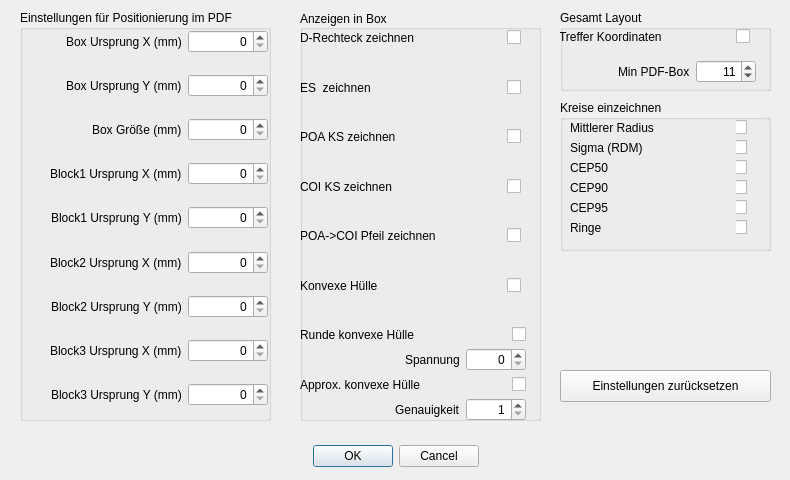
<?xml version="1.0" encoding="UTF-8"?>
<ui version="4.0">
 <class>Einstellungen</class>
 <widget class="QDialog" name="Einstellungen">
  <property name="geometry">
   <rect>
    <x>0</x>
    <y>0</y>
    <width>790</width>
    <height>480</height>
   </rect>
  </property>
  <property name="windowTitle">
   <string>Einstellungen</string>
  </property>
  <property name="modal">
   <bool>true</bool>
  </property>
  <widget class="QDialogButtonBox" name="buttonBox">
   <property name="geometry">
    <rect>
     <x>10</x>
     <y>440</y>
     <width>771</width>
     <height>32</height>
    </rect>
   </property>
   <property name="orientation">
    <enum>Qt::Horizontal</enum>
   </property>
   <property name="standardButtons">
    <set>QDialogButtonBox::Cancel|QDialogButtonBox::Ok</set>
   </property>
   <property name="centerButtons">
    <bool>true</bool>
   </property>
  </widget>
  <widget class="QGroupBox" name="groupBox">
   <property name="geometry">
    <rect>
     <x>20</x>
     <y>10</y>
     <width>251</width>
     <height>411</height>
    </rect>
   </property>
   <property name="title">
    <string>Einstellungen für Positionierung im PDF</string>
   </property>
   <widget class="QWidget" name="layoutWidget">
    <property name="geometry">
     <rect>
      <x>0</x>
      <y>20</y>
      <width>252</width>
      <height>391</height>
     </rect>
    </property>
    <layout class="QVBoxLayout" name="verticalLayout">
     <item>
      <layout class="QFormLayout" name="formLayout">
       <property name="labelAlignment">
        <set>Qt::AlignLeading|Qt::AlignLeft|Qt::AlignVCenter</set>
       </property>
       <property name="formAlignment">
        <set>Qt::AlignRight|Qt::AlignTop|Qt::AlignTrailing</set>
       </property>
       <property name="rightMargin">
        <number>10</number>
       </property>
       <item row="0" column="0">
        <widget class="QLabel" name="label">
         <property name="text">
          <string>Box Ursprung X (mm)</string>
         </property>
        </widget>
       </item>
       <item row="0" column="1">
        <widget class="QSpinBox" name="spinBoxXP">
         <property name="sizePolicy">
          <sizepolicy hsizetype="Maximum" vsizetype="Fixed">
           <horstretch>0</horstretch>
           <verstretch>0</verstretch>
          </sizepolicy>
         </property>
         <property name="minimumSize">
          <size>
           <width>80</width>
           <height>0</height>
          </size>
         </property>
         <property name="maximumSize">
          <size>
           <width>80</width>
           <height>16777215</height>
          </size>
         </property>
         <property name="alignment">
          <set>Qt::AlignRight|Qt::AlignTrailing|Qt::AlignVCenter</set>
         </property>
         <property name="maximum">
          <number>300</number>
         </property>
        </widget>
       </item>
      </layout>
     </item>
     <item>
      <layout class="QFormLayout" name="formLayout_2">
       <property name="labelAlignment">
        <set>Qt::AlignLeading|Qt::AlignLeft|Qt::AlignVCenter</set>
       </property>
       <property name="formAlignment">
        <set>Qt::AlignRight|Qt::AlignTop|Qt::AlignTrailing</set>
       </property>
       <property name="rightMargin">
        <number>10</number>
       </property>
       <item row="0" column="0">
        <widget class="QLabel" name="label_2">
         <property name="text">
          <string>Box Ursprung Y (mm)</string>
         </property>
        </widget>
       </item>
       <item row="0" column="1">
        <widget class="QSpinBox" name="spinBoxYP">
         <property name="sizePolicy">
          <sizepolicy hsizetype="Maximum" vsizetype="Fixed">
           <horstretch>0</horstretch>
           <verstretch>0</verstretch>
          </sizepolicy>
         </property>
         <property name="minimumSize">
          <size>
           <width>80</width>
           <height>0</height>
          </size>
         </property>
         <property name="maximumSize">
          <size>
           <width>80</width>
           <height>16777215</height>
          </size>
         </property>
         <property name="alignment">
          <set>Qt::AlignRight|Qt::AlignTrailing|Qt::AlignVCenter</set>
         </property>
         <property name="maximum">
          <number>300</number>
         </property>
        </widget>
       </item>
      </layout>
     </item>
     <item>
      <layout class="QFormLayout" name="formLayout_4">
       <property name="labelAlignment">
        <set>Qt::AlignLeading|Qt::AlignLeft|Qt::AlignVCenter</set>
       </property>
       <property name="formAlignment">
        <set>Qt::AlignRight|Qt::AlignTop|Qt::AlignTrailing</set>
       </property>
       <property name="rightMargin">
        <number>10</number>
       </property>
       <item row="0" column="0">
        <widget class="QLabel" name="label_4">
         <property name="text">
          <string>Box Größe (mm)</string>
         </property>
        </widget>
       </item>
       <item row="0" column="1">
        <widget class="QSpinBox" name="spinBoxSize">
         <property name="sizePolicy">
          <sizepolicy hsizetype="Maximum" vsizetype="Fixed">
           <horstretch>0</horstretch>
           <verstretch>0</verstretch>
          </sizepolicy>
         </property>
         <property name="minimumSize">
          <size>
           <width>80</width>
           <height>0</height>
          </size>
         </property>
         <property name="maximumSize">
          <size>
           <width>80</width>
           <height>16777215</height>
          </size>
         </property>
         <property name="alignment">
          <set>Qt::AlignRight|Qt::AlignTrailing|Qt::AlignVCenter</set>
         </property>
         <property name="maximum">
          <number>300</number>
         </property>
        </widget>
       </item>
      </layout>
     </item>
     <item>
      <layout class="QFormLayout" name="formLayout_12">
       <property name="labelAlignment">
        <set>Qt::AlignLeading|Qt::AlignLeft|Qt::AlignVCenter</set>
       </property>
       <property name="formAlignment">
        <set>Qt::AlignRight|Qt::AlignTop|Qt::AlignTrailing</set>
       </property>
       <property name="rightMargin">
        <number>10</number>
       </property>
       <item row="0" column="0">
        <widget class="QLabel" name="label_12">
         <property name="text">
          <string>Block1 Ursprung X (mm)</string>
         </property>
        </widget>
       </item>
       <item row="0" column="1">
        <widget class="QSpinBox" name="spinBoxB1x">
         <property name="sizePolicy">
          <sizepolicy hsizetype="Maximum" vsizetype="Fixed">
           <horstretch>0</horstretch>
           <verstretch>0</verstretch>
          </sizepolicy>
         </property>
         <property name="minimumSize">
          <size>
           <width>80</width>
           <height>0</height>
          </size>
         </property>
         <property name="maximumSize">
          <size>
           <width>80</width>
           <height>16777215</height>
          </size>
         </property>
         <property name="alignment">
          <set>Qt::AlignRight|Qt::AlignTrailing|Qt::AlignVCenter</set>
         </property>
         <property name="maximum">
          <number>300</number>
         </property>
        </widget>
       </item>
      </layout>
     </item>
     <item>
      <layout class="QFormLayout" name="formLayout_13">
       <property name="labelAlignment">
        <set>Qt::AlignLeading|Qt::AlignLeft|Qt::AlignVCenter</set>
       </property>
       <property name="formAlignment">
        <set>Qt::AlignRight|Qt::AlignTop|Qt::AlignTrailing</set>
       </property>
       <property name="rightMargin">
        <number>10</number>
       </property>
       <item row="0" column="0">
        <widget class="QLabel" name="label_13">
         <property name="text">
          <string>Block1 Ursprung Y (mm)</string>
         </property>
        </widget>
       </item>
       <item row="0" column="1">
        <widget class="QSpinBox" name="spinBoxB1y">
         <property name="sizePolicy">
          <sizepolicy hsizetype="Maximum" vsizetype="Fixed">
           <horstretch>0</horstretch>
           <verstretch>0</verstretch>
          </sizepolicy>
         </property>
         <property name="minimumSize">
          <size>
           <width>80</width>
           <height>0</height>
          </size>
         </property>
         <property name="maximumSize">
          <size>
           <width>80</width>
           <height>16777215</height>
          </size>
         </property>
         <property name="alignment">
          <set>Qt::AlignRight|Qt::AlignTrailing|Qt::AlignVCenter</set>
         </property>
         <property name="maximum">
          <number>300</number>
         </property>
        </widget>
       </item>
      </layout>
     </item>
     <item>
      <layout class="QFormLayout" name="formLayout_14">
       <property name="labelAlignment">
        <set>Qt::AlignLeading|Qt::AlignLeft|Qt::AlignVCenter</set>
       </property>
       <property name="formAlignment">
        <set>Qt::AlignRight|Qt::AlignTop|Qt::AlignTrailing</set>
       </property>
       <property name="rightMargin">
        <number>10</number>
       </property>
       <item row="0" column="0">
        <widget class="QLabel" name="label_14">
         <property name="text">
          <string>Block2 Ursprung X (mm)</string>
         </property>
        </widget>
       </item>
       <item row="0" column="1">
        <widget class="QSpinBox" name="spinBoxB2x">
         <property name="sizePolicy">
          <sizepolicy hsizetype="Maximum" vsizetype="Fixed">
           <horstretch>0</horstretch>
           <verstretch>0</verstretch>
          </sizepolicy>
         </property>
         <property name="minimumSize">
          <size>
           <width>80</width>
           <height>0</height>
          </size>
         </property>
         <property name="maximumSize">
          <size>
           <width>80</width>
           <height>16777215</height>
          </size>
         </property>
         <property name="alignment">
          <set>Qt::AlignRight|Qt::AlignTrailing|Qt::AlignVCenter</set>
         </property>
         <property name="maximum">
          <number>300</number>
         </property>
        </widget>
       </item>
      </layout>
     </item>
     <item>
      <layout class="QFormLayout" name="formLayout_15">
       <property name="labelAlignment">
        <set>Qt::AlignLeading|Qt::AlignLeft|Qt::AlignVCenter</set>
       </property>
       <property name="formAlignment">
        <set>Qt::AlignRight|Qt::AlignTop|Qt::AlignTrailing</set>
       </property>
       <property name="rightMargin">
        <number>10</number>
       </property>
       <item row="0" column="0">
        <widget class="QLabel" name="label_15">
         <property name="text">
          <string>Block2 Ursprung Y (mm)</string>
         </property>
        </widget>
       </item>
       <item row="0" column="1">
        <widget class="QSpinBox" name="spinBoxB2y">
         <property name="sizePolicy">
          <sizepolicy hsizetype="Maximum" vsizetype="Fixed">
           <horstretch>0</horstretch>
           <verstretch>0</verstretch>
          </sizepolicy>
         </property>
         <property name="minimumSize">
          <size>
           <width>80</width>
           <height>0</height>
          </size>
         </property>
         <property name="maximumSize">
          <size>
           <width>80</width>
           <height>16777215</height>
          </size>
         </property>
         <property name="alignment">
          <set>Qt::AlignRight|Qt::AlignTrailing|Qt::AlignVCenter</set>
         </property>
         <property name="maximum">
          <number>300</number>
         </property>
        </widget>
       </item>
      </layout>
     </item>
     <item>
      <layout class="QFormLayout" name="formLayout_16">
       <property name="labelAlignment">
        <set>Qt::AlignLeading|Qt::AlignLeft|Qt::AlignVCenter</set>
       </property>
       <property name="formAlignment">
        <set>Qt::AlignRight|Qt::AlignTop|Qt::AlignTrailing</set>
       </property>
       <property name="rightMargin">
        <number>10</number>
       </property>
       <item row="0" column="0">
        <widget class="QLabel" name="label_16">
         <property name="text">
          <string>Block3 Ursprung X (mm)</string>
         </property>
        </widget>
       </item>
       <item row="0" column="1">
        <widget class="QSpinBox" name="spinBoxB3x">
         <property name="sizePolicy">
          <sizepolicy hsizetype="Maximum" vsizetype="Fixed">
           <horstretch>0</horstretch>
           <verstretch>0</verstretch>
          </sizepolicy>
         </property>
         <property name="minimumSize">
          <size>
           <width>80</width>
           <height>0</height>
          </size>
         </property>
         <property name="maximumSize">
          <size>
           <width>80</width>
           <height>16777215</height>
          </size>
         </property>
         <property name="alignment">
          <set>Qt::AlignRight|Qt::AlignTrailing|Qt::AlignVCenter</set>
         </property>
         <property name="maximum">
          <number>300</number>
         </property>
        </widget>
       </item>
      </layout>
     </item>
     <item>
      <layout class="QFormLayout" name="formLayout_18">
       <property name="labelAlignment">
        <set>Qt::AlignLeading|Qt::AlignLeft|Qt::AlignVCenter</set>
       </property>
       <property name="formAlignment">
        <set>Qt::AlignRight|Qt::AlignTop|Qt::AlignTrailing</set>
       </property>
       <property name="rightMargin">
        <number>10</number>
       </property>
       <item row="0" column="0">
        <widget class="QLabel" name="label_18">
         <property name="text">
          <string>Block3 Ursprung Y (mm)</string>
         </property>
        </widget>
       </item>
       <item row="0" column="1">
        <widget class="QSpinBox" name="spinBoxB3y">
         <property name="sizePolicy">
          <sizepolicy hsizetype="Maximum" vsizetype="Fixed">
           <horstretch>0</horstretch>
           <verstretch>0</verstretch>
          </sizepolicy>
         </property>
         <property name="minimumSize">
          <size>
           <width>80</width>
           <height>0</height>
          </size>
         </property>
         <property name="maximumSize">
          <size>
           <width>80</width>
           <height>16777215</height>
          </size>
         </property>
         <property name="alignment">
          <set>Qt::AlignRight|Qt::AlignTrailing|Qt::AlignVCenter</set>
         </property>
         <property name="maximum">
          <number>300</number>
         </property>
        </widget>
       </item>
      </layout>
     </item>
    </layout>
   </widget>
  </widget>
  <widget class="QGroupBox" name="groupBox_2">
   <property name="geometry">
    <rect>
     <x>300</x>
     <y>10</y>
     <width>241</width>
     <height>411</height>
    </rect>
   </property>
   <property name="title">
    <string>Anzeigen in Box</string>
   </property>
   <property name="alignment">
    <set>Qt::AlignLeading|Qt::AlignLeft|Qt::AlignVCenter</set>
   </property>
   <widget class="QWidget" name="layoutWidget">
    <property name="geometry">
     <rect>
      <x>0</x>
      <y>20</y>
      <width>241</width>
      <height>391</height>
     </rect>
    </property>
    <layout class="QVBoxLayout" name="verticalLayout_2">
     <property name="rightMargin">
      <number>0</number>
     </property>
     <item>
      <layout class="QFormLayout" name="formLayout_5">
       <property name="labelAlignment">
        <set>Qt::AlignLeading|Qt::AlignLeft|Qt::AlignVCenter</set>
       </property>
       <property name="formAlignment">
        <set>Qt::AlignRight|Qt::AlignTop|Qt::AlignTrailing</set>
       </property>
       <property name="rightMargin">
        <number>20</number>
       </property>
       <item row="0" column="0">
        <widget class="QLabel" name="label_5">
         <property name="minimumSize">
          <size>
           <width>160</width>
           <height>0</height>
          </size>
         </property>
         <property name="text">
          <string>D-Rechteck zeichnen</string>
         </property>
        </widget>
       </item>
       <item row="0" column="1">
        <widget class="QCheckBox" name="checkBox_DRechteck">
         <property name="layoutDirection">
          <enum>Qt::RightToLeft</enum>
         </property>
         <property name="text">
          <string/>
         </property>
        </widget>
       </item>
      </layout>
     </item>
     <item>
      <layout class="QFormLayout" name="formLayout_6">
       <property name="labelAlignment">
        <set>Qt::AlignLeading|Qt::AlignLeft|Qt::AlignVCenter</set>
       </property>
       <property name="formAlignment">
        <set>Qt::AlignRight|Qt::AlignTop|Qt::AlignTrailing</set>
       </property>
       <property name="rightMargin">
        <number>20</number>
       </property>
       <item row="0" column="0">
        <widget class="QLabel" name="label_6">
         <property name="minimumSize">
          <size>
           <width>160</width>
           <height>0</height>
          </size>
         </property>
         <property name="text">
          <string>ES  zeichnen</string>
         </property>
        </widget>
       </item>
       <item row="0" column="1">
        <widget class="QCheckBox" name="checkBox_ESLine">
         <property name="layoutDirection">
          <enum>Qt::RightToLeft</enum>
         </property>
         <property name="text">
          <string/>
         </property>
        </widget>
       </item>
      </layout>
     </item>
     <item>
      <layout class="QFormLayout" name="formLayout_8">
       <property name="labelAlignment">
        <set>Qt::AlignLeading|Qt::AlignLeft|Qt::AlignVCenter</set>
       </property>
       <property name="formAlignment">
        <set>Qt::AlignRight|Qt::AlignTop|Qt::AlignTrailing</set>
       </property>
       <property name="rightMargin">
        <number>20</number>
       </property>
       <item row="0" column="0">
        <widget class="QLabel" name="label_8">
         <property name="minimumSize">
          <size>
           <width>160</width>
           <height>0</height>
          </size>
         </property>
         <property name="text">
          <string>POA KS zeichnen</string>
         </property>
        </widget>
       </item>
       <item row="0" column="1">
        <widget class="QCheckBox" name="checkBox_POAKS">
         <property name="enabled">
          <bool>true</bool>
         </property>
         <property name="layoutDirection">
          <enum>Qt::RightToLeft</enum>
         </property>
         <property name="text">
          <string/>
         </property>
         <property name="checked">
          <bool>false</bool>
         </property>
        </widget>
       </item>
      </layout>
     </item>
     <item>
      <layout class="QFormLayout" name="formLayout_7">
       <property name="labelAlignment">
        <set>Qt::AlignLeading|Qt::AlignLeft|Qt::AlignVCenter</set>
       </property>
       <property name="formAlignment">
        <set>Qt::AlignRight|Qt::AlignTop|Qt::AlignTrailing</set>
       </property>
       <property name="rightMargin">
        <number>20</number>
       </property>
       <item row="0" column="0">
        <widget class="QLabel" name="label_7">
         <property name="minimumSize">
          <size>
           <width>160</width>
           <height>0</height>
          </size>
         </property>
         <property name="text">
          <string>COI KS zeichnen</string>
         </property>
        </widget>
       </item>
       <item row="0" column="1">
        <widget class="QCheckBox" name="checkBox_COIKS">
         <property name="layoutDirection">
          <enum>Qt::RightToLeft</enum>
         </property>
         <property name="text">
          <string/>
         </property>
        </widget>
       </item>
      </layout>
     </item>
     <item>
      <layout class="QFormLayout" name="formLayout_21">
       <property name="labelAlignment">
        <set>Qt::AlignLeading|Qt::AlignLeft|Qt::AlignVCenter</set>
       </property>
       <property name="formAlignment">
        <set>Qt::AlignRight|Qt::AlignTop|Qt::AlignTrailing</set>
       </property>
       <property name="rightMargin">
        <number>20</number>
       </property>
       <item row="0" column="0">
        <widget class="QLabel" name="label_21">
         <property name="minimumSize">
          <size>
           <width>160</width>
           <height>0</height>
          </size>
         </property>
         <property name="text">
          <string>POA-&gt;COI Pfeil zeichnen</string>
         </property>
        </widget>
       </item>
       <item row="0" column="1">
        <widget class="QCheckBox" name="checkBox_POACOILine">
         <property name="layoutDirection">
          <enum>Qt::RightToLeft</enum>
         </property>
         <property name="text">
          <string/>
         </property>
        </widget>
       </item>
      </layout>
     </item>
     <item>
      <layout class="QFormLayout" name="formLayout_19">
       <property name="labelAlignment">
        <set>Qt::AlignLeading|Qt::AlignLeft|Qt::AlignVCenter</set>
       </property>
       <property name="formAlignment">
        <set>Qt::AlignRight|Qt::AlignTop|Qt::AlignTrailing</set>
       </property>
       <property name="rightMargin">
        <number>20</number>
       </property>
       <item row="0" column="0">
        <widget class="QLabel" name="label_19">
         <property name="minimumSize">
          <size>
           <width>160</width>
           <height>0</height>
          </size>
         </property>
         <property name="text">
          <string>Konvexe Hülle</string>
         </property>
        </widget>
       </item>
       <item row="0" column="1">
        <widget class="QCheckBox" name="checkBox_Konvex">
         <property name="layoutDirection">
          <enum>Qt::RightToLeft</enum>
         </property>
         <property name="text">
          <string/>
         </property>
        </widget>
       </item>
      </layout>
     </item>
     <item>
      <layout class="QFormLayout" name="formLayout_22">
       <property name="labelAlignment">
        <set>Qt::AlignRight|Qt::AlignTrailing|Qt::AlignVCenter</set>
       </property>
       <property name="formAlignment">
        <set>Qt::AlignRight|Qt::AlignTop|Qt::AlignTrailing</set>
       </property>
       <property name="rightMargin">
        <number>20</number>
       </property>
       <item row="0" column="0">
        <widget class="QLabel" name="label_22">
         <property name="minimumSize">
          <size>
           <width>160</width>
           <height>0</height>
          </size>
         </property>
         <property name="text">
          <string>Runde konvexe Hülle</string>
         </property>
        </widget>
       </item>
       <item row="0" column="1">
        <widget class="QCheckBox" name="checkBox_KonvexCMR">
         <property name="minimumSize">
          <size>
           <width>60</width>
           <height>0</height>
          </size>
         </property>
         <property name="layoutDirection">
          <enum>Qt::RightToLeft</enum>
         </property>
         <property name="text">
          <string/>
         </property>
        </widget>
       </item>
       <item row="1" column="0">
        <widget class="QLabel" name="labelSpannung">
         <property name="text">
          <string>Spannung</string>
         </property>
        </widget>
       </item>
       <item row="1" column="1">
        <widget class="QSpinBox" name="spinBoxSpannung">
         <property name="minimumSize">
          <size>
           <width>60</width>
           <height>0</height>
          </size>
         </property>
         <property name="maximumSize">
          <size>
           <width>60</width>
           <height>16777215</height>
          </size>
         </property>
         <property name="alignment">
          <set>Qt::AlignRight|Qt::AlignTrailing|Qt::AlignVCenter</set>
         </property>
         <property name="maximum">
          <number>10</number>
         </property>
         <property name="displayIntegerBase">
          <number>10</number>
         </property>
        </widget>
       </item>
      </layout>
     </item>
     <item>
      <layout class="QFormLayout" name="formLayout_20">
       <property name="labelAlignment">
        <set>Qt::AlignRight|Qt::AlignTrailing|Qt::AlignVCenter</set>
       </property>
       <property name="formAlignment">
        <set>Qt::AlignRight|Qt::AlignTop|Qt::AlignTrailing</set>
       </property>
       <property name="rightMargin">
        <number>20</number>
       </property>
       <item row="0" column="0">
        <widget class="QLabel" name="label_20">
         <property name="minimumSize">
          <size>
           <width>160</width>
           <height>0</height>
          </size>
         </property>
         <property name="text">
          <string>Approx. konvexe Hülle</string>
         </property>
        </widget>
       </item>
       <item row="0" column="1">
        <widget class="QCheckBox" name="checkBox_KonvexRund">
         <property name="minimumSize">
          <size>
           <width>60</width>
           <height>0</height>
          </size>
         </property>
         <property name="layoutDirection">
          <enum>Qt::RightToLeft</enum>
         </property>
         <property name="text">
          <string/>
         </property>
        </widget>
       </item>
       <item row="1" column="0">
        <widget class="QLabel" name="spinBoxKonvexLabel">
         <property name="text">
          <string>Genauigkeit</string>
         </property>
        </widget>
       </item>
       <item row="1" column="1">
        <widget class="QSpinBox" name="spinBoxKonvex">
         <property name="minimumSize">
          <size>
           <width>60</width>
           <height>0</height>
          </size>
         </property>
         <property name="maximumSize">
          <size>
           <width>60</width>
           <height>16777215</height>
          </size>
         </property>
         <property name="alignment">
          <set>Qt::AlignRight|Qt::AlignTrailing|Qt::AlignVCenter</set>
         </property>
         <property name="buttonSymbols">
          <enum>QAbstractSpinBox::UpDownArrows</enum>
         </property>
         <property name="minimum">
          <number>1</number>
         </property>
         <property name="maximum">
          <number>9</number>
         </property>
         <property name="value">
          <number>1</number>
         </property>
        </widget>
       </item>
      </layout>
     </item>
    </layout>
   </widget>
  </widget>
  <widget class="QGroupBox" name="groupBox_3">
   <property name="geometry">
    <rect>
     <x>560</x>
     <y>10</y>
     <width>211</width>
     <height>81</height>
    </rect>
   </property>
   <property name="title">
    <string>Gesamt Layout</string>
   </property>
   <widget class="QWidget" name="verticalLayoutWidget">
    <property name="geometry">
     <rect>
      <x>-1</x>
      <y>19</y>
      <width>211</width>
      <height>56</height>
     </rect>
    </property>
    <layout class="QVBoxLayout" name="verticalLayout_3">
     <item>
      <layout class="QFormLayout" name="formLayout_9">
       <property name="labelAlignment">
        <set>Qt::AlignLeading|Qt::AlignLeft|Qt::AlignVCenter</set>
       </property>
       <property name="formAlignment">
        <set>Qt::AlignRight|Qt::AlignTop|Qt::AlignTrailing</set>
       </property>
       <property name="rightMargin">
        <number>20</number>
       </property>
       <item row="0" column="0">
        <widget class="QLabel" name="label_9">
         <property name="text">
          <string>Treffer Koordinaten</string>
         </property>
        </widget>
       </item>
       <item row="0" column="1">
        <widget class="QCheckBox" name="checkBox_TrefferKoordinaten">
         <property name="layoutDirection">
          <enum>Qt::RightToLeft</enum>
         </property>
         <property name="text">
          <string/>
         </property>
        </widget>
       </item>
      </layout>
     </item>
     <item>
      <layout class="QFormLayout" name="formLayout_11">
       <property name="labelAlignment">
        <set>Qt::AlignLeading|Qt::AlignLeft|Qt::AlignVCenter</set>
       </property>
       <property name="formAlignment">
        <set>Qt::AlignRight|Qt::AlignTop|Qt::AlignTrailing</set>
       </property>
       <property name="rightMargin">
        <number>20</number>
       </property>
       <item row="0" column="0">
        <widget class="QLabel" name="label_11">
         <property name="text">
          <string>Min PDF-Box</string>
         </property>
        </widget>
       </item>
       <item row="0" column="1">
        <widget class="QSpinBox" name="spinBoxMinPDFBox">
         <property name="minimumSize">
          <size>
           <width>60</width>
           <height>0</height>
          </size>
         </property>
         <property name="maximumSize">
          <size>
           <width>60</width>
           <height>16777215</height>
          </size>
         </property>
         <property name="alignment">
          <set>Qt::AlignRight|Qt::AlignTrailing|Qt::AlignVCenter</set>
         </property>
         <property name="value">
          <number>11</number>
         </property>
        </widget>
       </item>
      </layout>
     </item>
    </layout>
   </widget>
  </widget>
  <widget class="QPushButton" name="pushButtonReset">
   <property name="enabled">
    <bool>true</bool>
   </property>
   <property name="geometry">
    <rect>
     <x>560</x>
     <y>370</y>
     <width>211</width>
     <height>32</height>
    </rect>
   </property>
   <property name="text">
    <string>Einstellungen zurücksetzen</string>
   </property>
  </widget>
  <widget class="QGroupBox" name="groupBox_4">
   <property name="geometry">
    <rect>
     <x>560</x>
     <y>100</y>
     <width>211</width>
     <height>151</height>
    </rect>
   </property>
   <property name="title">
    <string>Kreise einzeichnen</string>
   </property>
   <widget class="QWidget" name="layoutWidget_2">
    <property name="geometry">
     <rect>
      <x>10</x>
      <y>20</y>
      <width>197</width>
      <height>21</height>
     </rect>
    </property>
    <layout class="QFormLayout" name="formLayout_23">
     <property name="labelAlignment">
      <set>Qt::AlignLeading|Qt::AlignLeft|Qt::AlignVCenter</set>
     </property>
     <property name="formAlignment">
      <set>Qt::AlignRight|Qt::AlignTop|Qt::AlignTrailing</set>
     </property>
     <property name="rightMargin">
      <number>20</number>
     </property>
     <item row="0" column="0">
      <widget class="QLabel" name="label_cBmR">
       <property name="minimumSize">
        <size>
         <width>160</width>
         <height>0</height>
        </size>
       </property>
       <property name="text">
        <string>Mittlerer Radius</string>
       </property>
      </widget>
     </item>
     <item row="0" column="1">
      <widget class="QCheckBox" name="checkBox_cMittlRadius">
       <property name="layoutDirection">
        <enum>Qt::RightToLeft</enum>
       </property>
       <property name="text">
        <string/>
       </property>
      </widget>
     </item>
    </layout>
   </widget>
   <widget class="QWidget" name="layoutWidget_3">
    <property name="geometry">
     <rect>
      <x>10</x>
      <y>40</y>
      <width>197</width>
      <height>21</height>
     </rect>
    </property>
    <layout class="QFormLayout" name="formLayout_24">
     <property name="labelAlignment">
      <set>Qt::AlignLeading|Qt::AlignLeft|Qt::AlignVCenter</set>
     </property>
     <property name="formAlignment">
      <set>Qt::AlignRight|Qt::AlignTop|Qt::AlignTrailing</set>
     </property>
     <property name="rightMargin">
      <number>20</number>
     </property>
     <item row="0" column="0">
      <widget class="QLabel" name="label_cBSigma">
       <property name="minimumSize">
        <size>
         <width>160</width>
         <height>0</height>
        </size>
       </property>
       <property name="text">
        <string>Sigma (RDM)</string>
       </property>
      </widget>
     </item>
     <item row="0" column="1">
      <widget class="QCheckBox" name="checkBox_cSigma">
       <property name="layoutDirection">
        <enum>Qt::RightToLeft</enum>
       </property>
       <property name="text">
        <string/>
       </property>
      </widget>
     </item>
    </layout>
   </widget>
   <widget class="QWidget" name="layoutWidget_4">
    <property name="geometry">
     <rect>
      <x>10</x>
      <y>60</y>
      <width>197</width>
      <height>21</height>
     </rect>
    </property>
    <layout class="QFormLayout" name="formLayout_25">
     <property name="labelAlignment">
      <set>Qt::AlignLeading|Qt::AlignLeft|Qt::AlignVCenter</set>
     </property>
     <property name="formAlignment">
      <set>Qt::AlignRight|Qt::AlignTop|Qt::AlignTrailing</set>
     </property>
     <property name="rightMargin">
      <number>20</number>
     </property>
     <item row="0" column="0">
      <widget class="QLabel" name="label_cBCEP50">
       <property name="minimumSize">
        <size>
         <width>160</width>
         <height>0</height>
        </size>
       </property>
       <property name="text">
        <string>CEP50</string>
       </property>
      </widget>
     </item>
     <item row="0" column="1">
      <widget class="QCheckBox" name="checkBox_cCEP50">
       <property name="layoutDirection">
        <enum>Qt::RightToLeft</enum>
       </property>
       <property name="text">
        <string/>
       </property>
      </widget>
     </item>
    </layout>
   </widget>
   <widget class="QWidget" name="layoutWidget_5">
    <property name="geometry">
     <rect>
      <x>10</x>
      <y>80</y>
      <width>197</width>
      <height>21</height>
     </rect>
    </property>
    <layout class="QFormLayout" name="formLayout_26">
     <property name="labelAlignment">
      <set>Qt::AlignLeading|Qt::AlignLeft|Qt::AlignVCenter</set>
     </property>
     <property name="formAlignment">
      <set>Qt::AlignRight|Qt::AlignTop|Qt::AlignTrailing</set>
     </property>
     <property name="rightMargin">
      <number>20</number>
     </property>
     <item row="0" column="0">
      <widget class="QLabel" name="label_cBCEP90">
       <property name="minimumSize">
        <size>
         <width>160</width>
         <height>0</height>
        </size>
       </property>
       <property name="text">
        <string>CEP90</string>
       </property>
      </widget>
     </item>
     <item row="0" column="1">
      <widget class="QCheckBox" name="checkBox_cCEP90">
       <property name="layoutDirection">
        <enum>Qt::RightToLeft</enum>
       </property>
       <property name="text">
        <string/>
       </property>
      </widget>
     </item>
    </layout>
   </widget>
   <widget class="QWidget" name="layoutWidget_6">
    <property name="geometry">
     <rect>
      <x>10</x>
      <y>100</y>
      <width>197</width>
      <height>21</height>
     </rect>
    </property>
    <layout class="QFormLayout" name="formLayout_27">
     <property name="labelAlignment">
      <set>Qt::AlignLeading|Qt::AlignLeft|Qt::AlignVCenter</set>
     </property>
     <property name="formAlignment">
      <set>Qt::AlignRight|Qt::AlignTop|Qt::AlignTrailing</set>
     </property>
     <property name="rightMargin">
      <number>20</number>
     </property>
     <item row="0" column="0">
      <widget class="QLabel" name="label_cBCEP95">
       <property name="minimumSize">
        <size>
         <width>160</width>
         <height>0</height>
        </size>
       </property>
       <property name="text">
        <string>CEP95</string>
       </property>
      </widget>
     </item>
     <item row="0" column="1">
      <widget class="QCheckBox" name="checkBox_cCEP95">
       <property name="layoutDirection">
        <enum>Qt::RightToLeft</enum>
       </property>
       <property name="text">
        <string/>
       </property>
      </widget>
     </item>
    </layout>
   </widget>
   <widget class="QWidget" name="layoutWidget_7">
    <property name="geometry">
     <rect>
      <x>10</x>
      <y>120</y>
      <width>197</width>
      <height>21</height>
     </rect>
    </property>
    <layout class="QFormLayout" name="formLayout_28">
     <property name="labelAlignment">
      <set>Qt::AlignLeading|Qt::AlignLeft|Qt::AlignVCenter</set>
     </property>
     <property name="formAlignment">
      <set>Qt::AlignRight|Qt::AlignTop|Qt::AlignTrailing</set>
     </property>
     <property name="rightMargin">
      <number>20</number>
     </property>
     <item row="0" column="0">
      <widget class="QLabel" name="label_cBRinge">
       <property name="minimumSize">
        <size>
         <width>160</width>
         <height>0</height>
        </size>
       </property>
       <property name="text">
        <string>Ringe </string>
       </property>
      </widget>
     </item>
     <item row="0" column="1">
      <widget class="QCheckBox" name="checkBox_cRinge">
       <property name="layoutDirection">
        <enum>Qt::RightToLeft</enum>
       </property>
       <property name="text">
        <string/>
       </property>
      </widget>
     </item>
    </layout>
   </widget>
  </widget>
 </widget>
 <resources/>
 <connections>
  <connection>
   <sender>buttonBox</sender>
   <signal>accepted()</signal>
   <receiver>Einstellungen</receiver>
   <slot>accept()</slot>
   <hints>
    <hint type="sourcelabel">
     <x>248</x>
     <y>254</y>
    </hint>
    <hint type="destinationlabel">
     <x>157</x>
     <y>274</y>
    </hint>
   </hints>
  </connection>
  <connection>
   <sender>buttonBox</sender>
   <signal>rejected()</signal>
   <receiver>Einstellungen</receiver>
   <slot>reject()</slot>
   <hints>
    <hint type="sourcelabel">
     <x>316</x>
     <y>260</y>
    </hint>
    <hint type="destinationlabel">
     <x>286</x>
     <y>274</y>
    </hint>
   </hints>
  </connection>
 </connections>
</ui>
